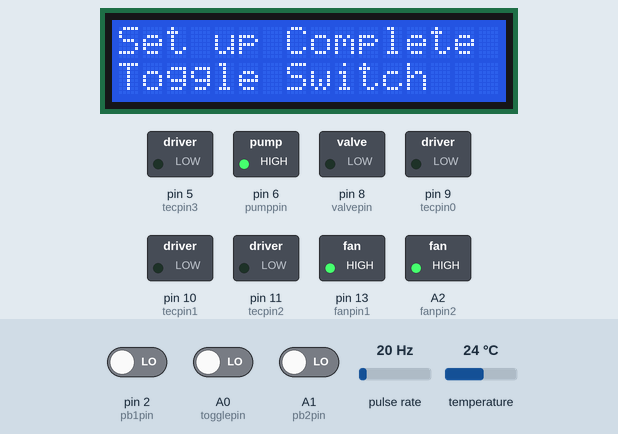
This sketch was run on a simulated Arduino Uno, built with avr-gcc and run on an emulated ATmega328P. Shown: 16×2 character LCD, switched loads named in the sketch (green lamp = pin HIGH). Wiring (inferred from the names in the program): pulse sensor: data pin 3. Inputs (shaded band) come from the test bench; at power-on: A0 (togglepin) LOW, pin 2 (pb1pin) LOW, temperature 24 °C, A1 (pb2pin) LOW, pulse rate 20 Hz. What the sketch prints to the serial monitor is not drawn.

Above: at 2.0 s.
2.1 s: A0 (togglepin) driven HIGH
At 3.3 s:
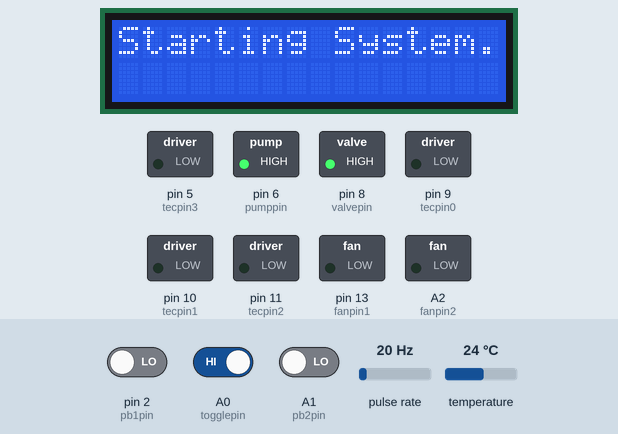
5.1 s: A0 (togglepin) driven LOW
At 7.0 s:
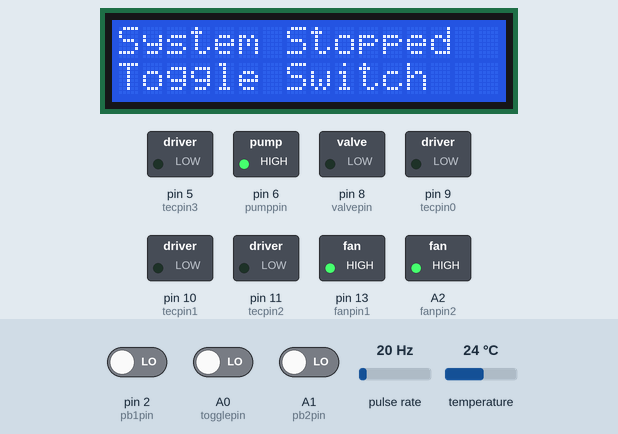
7.6 s: pin 2 (pb1pin) driven HIGH and A0 (togglepin) driven HIGH
At 9.4 s:
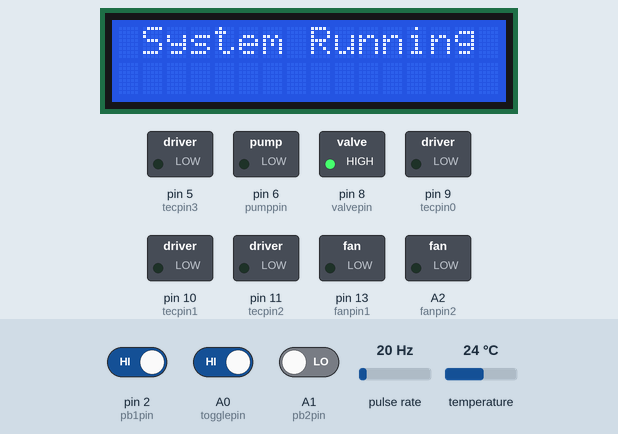
10.6 s: temperature set to 12 °C
At 12.0 s:
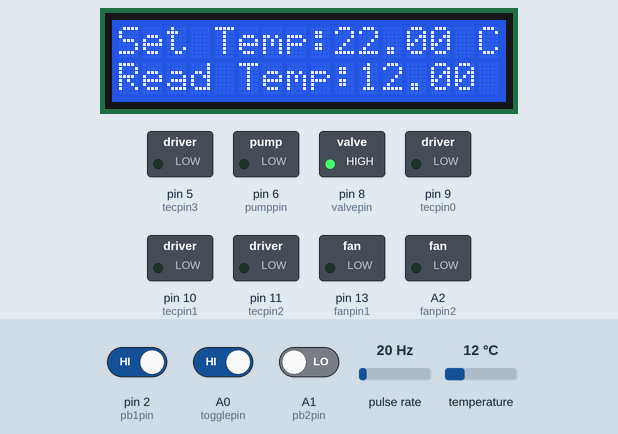
13.6 s: temperature set to 19 °C
At 15.2 s:
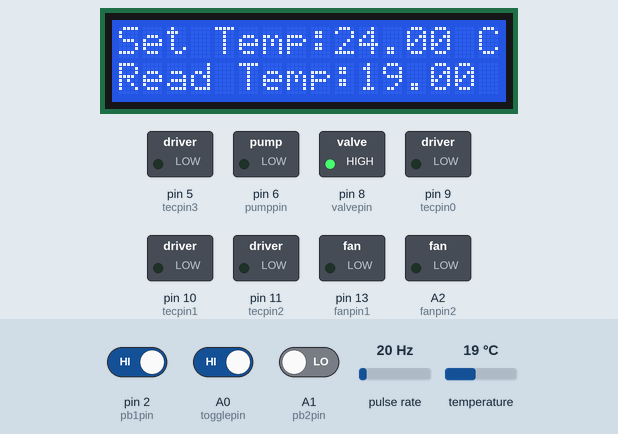
16.6 s: temperature set to 28 °C
At 18.1 s:
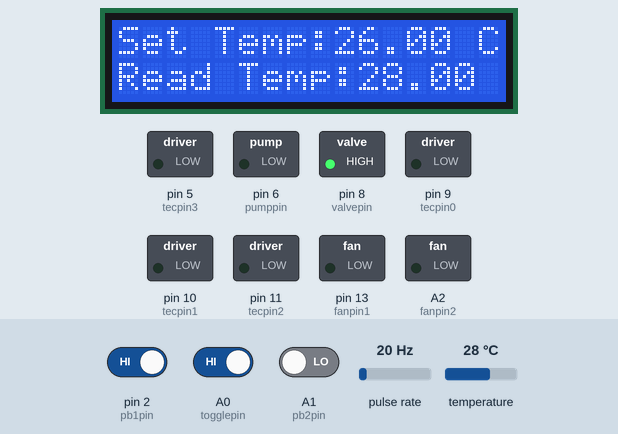
Timing chart, 0 to 19.6 s (numbered marks = the images above; inputs shaded):
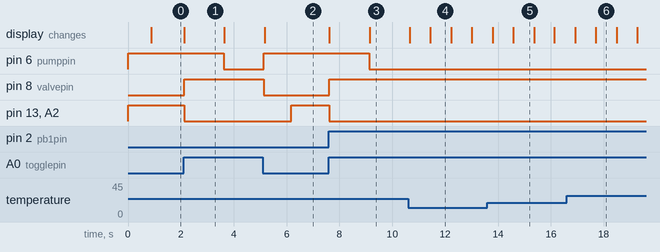

The sketch:

Sensor_Arduino_Code.ino
```cpp
//INCULDES
#include <OneWire.h>
#include <DallasTemperature.h>
//#include <DHT.h>    // Having issues with this import
#include <Wire.h>
#include <LiquidCrystal_I2C.h>

// Definitions
#define SLAVE_ADDR 9
#define RESPONSE_SIZE 30
#define pumppin 6
#define fanpin1 13
#define fanpin2 A2
#define valvepin 8

#define tecpin0 9
#define tecpin1 10
#define tecpin2 11
#define tecpin3 5

#define temppin 12
#define flowpin 3
#define temphumidpin 4
#define levelpin A3

#define pb1pin 2
#define pb2pin A1
#define togglepin A0

// VARIABLES
String cmd = "";
//Temperature Sensor
OneWire oneWire(temppin);
DallasTemperature sensors(&oneWire);

//Temperature Humidity Sensor
//dht DHT;

//LCD Screen
LiquidCrystal_I2C lcd(0x27,16,2);

//Parameters
int motorvalue;
int onoff = 1;

//Water Level Sensor
int resval = 0;
int leakdetect = 1;
int newleak = 0;

volatile int NbTopsFan;

double settemp = 0;
int newsettemp = false;
int sysrunning = false;
double dewpoint;
double tempuplimit = 30;


int cooleronoff = false;

int testtemp = 24;

unsigned long previousMillis = 0;
const long interval = 2000;
unsigned long previousMillis2 = 0;
const long interval2 = 4500;
unsigned long previousMillis3 = 0;
const long interval3 = 100;
unsigned long previousMillis4 = 0;
const long interval4 = 10;

int state1 = 0;      // the current state of the output pin
int state2 = 0;
int reading1 = 0;           // the current reading from the input pin
int reading2 = 0;
int previous1 = 1;    // the previous reading from the input pin
int previous2= 1;
unsigned long lastdebouncetime = 0;           // the last time the output pin was toggled
unsigned long debounce = 100;


unsigned long elapsedCTime, CTime, CTimePrev;
float PIDerror;
float PIDP=0;
float PIDI=0;
float PIDD=0;
float PIDvalue=0;

float previouserror;
double kp = 1000;
double ki = 2;
double kd = 0;
void setup() {
  // I2C Comminucation
  Serial.begin(9600);
  Wire.begin(SLAVE_ADDR);
  Wire.onReceive(receiveEvent);
  Wire.onRequest(requestEvent);

  // Pin mode assignments
  pinMode(pumppin, OUTPUT);
  analogWrite(pumppin, 255);
  pinMode(fanpin1, OUTPUT);
  digitalWrite(fanpin1, 1);
  pinMode(fanpin2, OUTPUT);
  digitalWrite(fanpin2, 1);
  pinMode(temppin, INPUT);
  pinMode(flowpin, INPUT);
  pinMode(pb1pin, INPUT);
  pinMode(pb2pin, INPUT);
  pinMode(valvepin, OUTPUT);
  pinMode(tecpin0, OUTPUT);
  pinMode(tecpin1, OUTPUT);
  pinMode(tecpin2, OUTPUT);
  pinMode(tecpin3, OUTPUT);
  analogWrite(tecpin0, 0);
  analogWrite(tecpin1, 0);
  analogWrite(tecpin2, 0);
  analogWrite(tecpin3, 0);

sensors.begin();

  sensors.requestTemperatures();
  double temperature = sensors.getTempCByIndex(0);

  settemp = 20;

  attachInterrupt(1, rpm, RISING);

  lcd.init();
  lcd.backlight();
  lcd.setCursor(0,0);
  lcd.print("Set up Complete");
  lcd.setCursor(0,1);
  lcd.print("Toggle Switch");

  // I2C communication
}

void loop() {
  //settemplimit();
  startstopsys();
  changesettemp();
  displaytemps();
  //pidcontroller();
  //onoffcontroller();
  //waterlevel();

  unsigned long currentMillis = millis();
  if (currentMillis - previousMillis4 >= interval4)
  {
    previousMillis4 = currentMillis;
    if (sysrunning)
    {
      Serial.print(millis()  );
      Serial.print("\t");
      Serial.println(  getwatertemp());
    }
  }
}

//SYSTEM STARTS/STOPS IF SWITCH IS TOGGLED
void startstopsys() //Turns on Fan, Diplays Temperature, Waits 2 Seconds Turns on Pump full power.
{
  if (digitalRead(togglepin) && onoff)   //START System
  {
    lcd.clear();
    lcd.setCursor(0,0);
    lcd.print("Starting System...");
    lcd.setCursor(0,1);
    lcd.print("");
    digitalWrite(fanpin1, 0);
    digitalWrite(fanpin2, 0);
    digitalWrite(valvepin, 1);
    delay(1500);
    analogWrite(pumppin, 0);
    analogWrite(tecpin0, 0);
    analogWrite(tecpin1, 0);
    analogWrite(tecpin2, 0);
    analogWrite(tecpin3, 0);
    lcd.clear();
    lcd.setCursor(1,0);
    lcd.print("System Running");
    lcd.setCursor(0,1);
    lcd.print("");
    delay(1500);
    sysrunning = true;
    onoff = 0;
  }

  if (!digitalRead(togglepin) && !onoff)    //STOP System
  {
    analogWrite(tecpin0, 0); //Shut off TEC
    analogWrite(tecpin1, 0);
    analogWrite(tecpin2, 0);
    analogWrite(tecpin3, 0);
    cooleronoff = false;
    analogWrite(pumppin, 255);
    digitalWrite(valvepin, 0);
    lcd.clear();
    lcd.setCursor(0,0);
    lcd.print("System Stopped");
    lcd.setCursor(0,1);
    lcd.print("Toggle Switch");
    delay(1000);
    digitalWrite(fanpin1, 1);
    digitalWrite(fanpin2, 1);
    sysrunning = false;
    onoff = 1;
  }
}


//PRINTS AVERAGE OF 10 FLOW RATE READINGS
double getflowrate()
{
  int Calc;
  int avg;
  int sum = 0;

  for (int m = 0; m < 10; m++)
  {
    NbTopsFan = 0;     //Set NbTops to 0 ready for calculations
    sei();            //Enables interrupts
    delay (100);      //Wait 100 millisecond
    cli();            //Disable interrupts
    Calc = (NbTopsFan*60)/4200;//(Pulse frequency x 60  / 7.5Q, = flow rate in L/hour
    sum = (sum + Calc);
  }
  avg = sum/10;
  lcd.clear();
  lcd.setCursor(0,0);
  lcd.print("Flow Rate:");
  lcd.setCursor(0,1);
  lcd.print(" L/min");
  avg = 0;
  return sum;
}

void rpm()     //This is the function that the interupt calls for flow rate sensor
{
 NbTopsFan++;  //This function measures the rising and falling edge of the hall effect sensors signal
}

void waterlevel()
{
  resval = analogRead(levelpin);

  unsigned long currentMillis2 = millis();

  if ((currentMillis2 - previousMillis2 >= interval2)) {
    previousMillis2 = currentMillis2;
    if (sysrunning)
    {
      if (resval<=200 && (leakdetect != newleak) && sysrunning ){
      lcd.clear();
      lcd.setCursor(0,0);
      lcd.print("Water Level Low");
      newleak = leakdetect;
     }

    //digitalWrite(solenoidPin,LOW); //valve opens
    }
  }
  newleak =! leakdetect;
}

double getwatertemp()
{
  double watertemp = 0;
  sensors.requestTemperatures();
  watertemp = sensors.getTempCByIndex(0);
  while ((watertemp < 1) | (watertemp > 75))
  {
    sensors.requestTemperatures();
    watertemp = sensors.getTempCByIndex(0);
  }
  return watertemp;

}

void changesettemp()
{
      state1 = digitalRead(pb1pin);

      if (state1 == HIGH) {
         settemp++;
         newsettemp = true;
      }
      state2 = digitalRead(pb2pin);
      // only toggle if the new button state is HIGH
      if (state2 == HIGH) {
         settemp--;
         newsettemp = true;
      }
}


//void settemplimit()
//{
//  int chk = DHT.read11(temphumidpin);
//  dewpoint = DHT.temperature *(DHT.humidity/100);
//  if (settemp > (tempuplimit-1))
//  {
//    settemp--;
//    lcd.clear();
//    lcd.setCursor(0,0);
//    lcd.print("Cannot Increase");
//    lcd.setCursor(0,1);
//    lcd.print("above ");
//    lcd.print(tempuplimit);
//  }
//  if (settemp < (dewpoint+1))
//  {
//    settemp++;
//    lcd.clear();
//    lcd.setCursor(0,0);
//    lcd.print("Cannot decrease");
//    lcd.setCursor(0,1);
//    lcd.print("below dewppoint");
//  }
//}

void onoffcontroller()
{
  double temperature = getwatertemp();
  unsigned long currentMillis = millis();
  if ((currentMillis - previousMillis3 >= interval3))
  {
    previousMillis3 = currentMillis;
    while(sysrunning)
    {
      if((temperature < settemp-0.30) && cooleronoff)
      {
          analogWrite(tecpin0, 0); //Shut off TEC
          analogWrite(tecpin1, 0);
          analogWrite(tecpin2, 0);
          analogWrite(tecpin3, 0);
          cooleronoff = false;
      }
      if((temperature > settemp-0.25) && !cooleronoff)
      {
          analogWrite(tecpin0, 255);
          analogWrite(tecpin1, 255);
          analogWrite(tecpin2, 255);
          analogWrite(tecpin3, 255);
          cooleronoff = true;
        }
        break;
    }
  }
}


void pcontroller()
{

  double temperature = getwatertemp();
  unsigned long currentMillis = millis();
  if ((currentMillis - previousMillis3 >= interval3))
  {
    previousMillis3 = currentMillis;
    while(sysrunning)
    {
      PIDerror = settemp - temperature;
      //Calculate the P value
      PIDP = kp * PIDerror;
      //We define PWM range between 0 and 255
      if(PIDP < 0)
      {    PIDP = 0;    }
      if(PIDP > 255)
      {    PIDP = 255;  }
      //Now we can write the PWM signal to the mosfets
      analogWrite(tecpin0,255-PIDP);
      analogWrite(tecpin1,255-PIDP);
      analogWrite(tecpin2,255-PIDP);
      analogWrite(tecpin3,255-PIDP);
      previouserror = PIDerror;     //Remember to store the previous error for next loop.
      break;
    }
  }
}


//void pidcontroller()
//{
//
//  double temperature = getwatertemp();
//  unsigned long currentMillis = millis();
//  if ((currentMillis - previousMillis3 >= interval3))
//  {
//    previousMillis3 = currentMillis;
//    while(sysrunning)
//    {
//      PIDerror = (currentTemperature - temperature);
//      //Calculate the P value
//      PIDP = kp * PIDerror;
//
//      if (-10 < PIDP < 10)
//      {
//        PIDI = PIDI + (ki*PIDerror);
//      }
//
//      CTimePrev = CTime;
//      CTime = millis();
//      elapsedCTime = (CTime - CTimePrev)/1000;
//      PIDD = kd*((PIDerror - previouserror)/elapsedCTime);
//
//      PIDvalue = PIDP + PIDI + PIDD;
//
//      //We define PWM range between 0 and 255
//      if(PIDvalue < 0)
//      {    PIDvalue = 0;    }
//      if(PIDvalue > 255)
//      {    PIDvalue = 255;  }
//      //Now we can write the PWM signal to the mosfets
//      analogWrite(tecpin0,255-PIDvalue);
//      analogWrite(tecpin1,255-PIDvalue);
//      analogWrite(tecpin2,255-PIDvalue);
//      analogWrite(tecpin3,255-PIDvalue);
//      previouserror = PIDerror;     //Remember to store the previous error for next loop.
//      break;
//    }
//  }
//}

void displaytemps()
{
  unsigned long currentMillis = millis();
  if ((currentMillis - previousMillis >= interval) | (newsettemp)) {
    previousMillis = currentMillis;
    if (sysrunning)
    {
     //LCD Display
     lcd.clear();
     lcd.setCursor(0,0);
     lcd.print("Set Temp:");
     lcd.print(settemp);
     lcd.print(" C");
     lcd.setCursor(0,1);
     lcd.print("Read Temp:");
     lcd.print(getwatertemp());
     lcd.print(" C");
     newsettemp = false;
    }
  }
}


// ------------------------- I2C communication Methods----------------------
void receiveEvent(){
  cmd = "";
    while(Wire.available()){
        char code = Wire.read();
        cmd += code;
      }
      Wire.flush();
  }
void requestEvent(){
    // this function must return a response to the master
    String resp = getMasterResponse();
    byte arr[resp.length() + 1];
    resp.getBytes(arr,resp.length() +1);
    Wire.write(arr, resp.length() +1);
  }

String getMasterResponse(){
    // This function will handle the command and prepare a response to
    // sent to the master
  String reply = "";
  if (checkResponse('G')){
        reply = "125.75|124.96|175.95|745.36|";
        Serial.println("Slave responded witht the values");
  }else if ((checkResponse('S') && checkResponse('T'))){     // set Temperature
        // Update the current temperature
        String val = getValue(cmd, '|', 1);
        //double temp = atof(val);
        Serial.println("The temp is now: " + val);
        reply = "OK";
  }else if(checkResponse('S') && checkResponse('V')){      // change the status of the valve
        reply = "OK";
  }
  else{
      // do nothing
      Serial.println("Slave responded with ERROR");
      reply = "ERROR";
    }
    reply = reply + "*";
  while (reply.length() != RESPONSE_SIZE){
        reply = reply + "#";
      }
    return reply;
  }

boolean checkResponse(char wanted){
    // will return an true if the required char is found in response
    char charBuf [cmd.length()];
    cmd.toCharArray(charBuf,cmd.length());
    boolean flag = false;
    for(int i =0; i< cmd.length();i++){
        if (wanted == charBuf[i]){
            flag = true;
        }
    }
    return flag;
  }

String getValue(String data, char separator, int index)
{
    int found = 0;
    int strIndex[] = { 0, -1 };
    int maxIndex = data.length() - 1;

    for (int i = 0; i <= maxIndex && found <= index; i++) {
        if (data.charAt(i) == separator || i == maxIndex) {
            found++;
            strIndex[0] = strIndex[1] + 1;
            strIndex[1] = (i == maxIndex) ? i+1 : i;
        }
    }
    return found > index ? data.substring(strIndex[0], strIndex[1]) : "";
}
```

Measured:
- after the input at 2.1 s, pin 6 (pumppin): HIGH → LOW after 1.5 s; pin 8 (valvepin): LOW → HIGH at once; pin 13 (fanpin1), A2 (fanpin2): HIGH → LOW at once; the display: changes at once (image 1)
- after the input at 5.1 s, pin 6 (pumppin): LOW → HIGH at once; pin 8 (valvepin): HIGH → LOW at once; pin 13 (fanpin1), A2 (fanpin2): LOW → HIGH after 1.1 s; the display: changes after 0.07 s (image 2)
- after the input at 7.6 s, pin 6 (pumppin): HIGH → LOW after 1.5 s; pin 8 (valvepin): LOW → HIGH at once; pin 13 (fanpin1), A2 (fanpin2): HIGH → LOW at once; the display: first changes at once (image 3 shows a later state)
- what the display in image 1 shows lasts 1.5 s, from 2.1 s to 3.6 s
- what the display in image 4 shows lasts 0.8 s, from 11.4 s to 12.2 s
